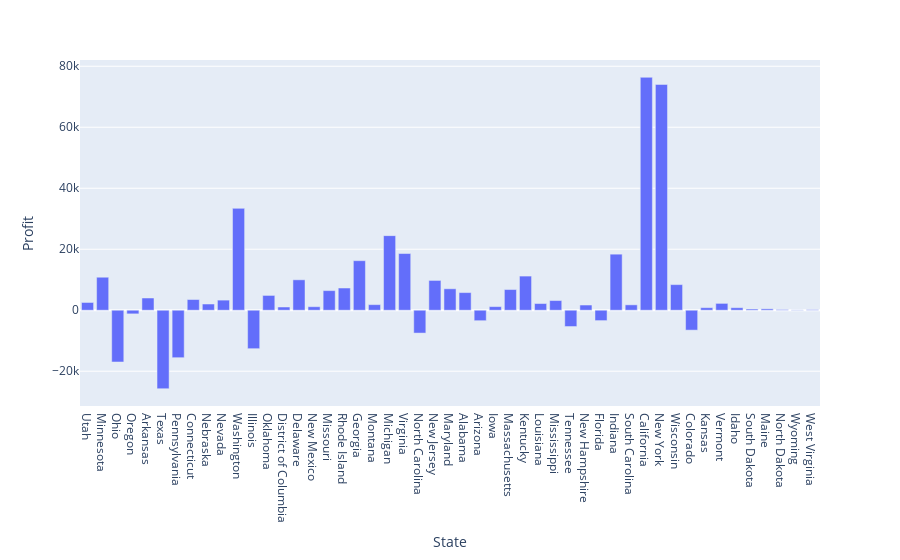

Source (notebook cell):
### Code cell
state_profit = data.groupby(['State'])['Profit'].sum().reset_index()
state_profit.plot.bar('State', 'Profit')

### Figure 1 — Plotly figure (JSON) as saved in the notebook; plotly's stock layout.template omitted (floating-point values rounded to 4 significant figures)
{"data": [{"alignmentgroup": "True", "hovertemplate": "State=%{x}<br>Profit=%{y}<extra></extra>", "legendgroup": "", "marker": {"color": "#636efa", "pattern": {"shape": ""}}, "name": "", "offsetgroup": "", "orientation": "v", "showlegend": false, "textposition": "auto", "type": "bar", "x": ["Utah", "Minnesota", "Ohio", "Oregon", "Arkansas", "Texas", "Pennsylvania", "Connecticut", "Nebraska", "Nevada", "Washington", "Illinois", "Oklahoma", "District of Columbia", "Delaware", "New Mexico", "Missouri", "Rhode Island", "Georgia", "Montana", "Michigan", "Virginia", "North Carolina", "New Jersey", "Maryland", "Alabama", "Arizona", "Iowa", "Massachusetts", "Kentucky", "Louisiana", "Mississippi", "Tennessee", "New Hampshire", "Florida", "Indiana", "South Carolina", "California", "New York", "Wisconsin", "Colorado", "Kansas", "Vermont", "Idaho", "South Dakota", "Maine", "North Dakota", "Wyoming", "West Virginia"], "xaxis": "x", "y": [2547.0, 10820.0, -16970.0, -1190.0, 4009.0, -25730.0, -15560.0, 3511.0, 2037.0, 3317.0, 33400.0, -12610.0, 4854.0, 1060.0, 9977.0, 1157.0, 6436.0, 7286.0, 16250.0, 1833.0, 24460.0, 18600.0, -7491.0, 9773.0, 7031.0, 5787.0, -3428.0, 1184.0, 6786.0, 11200.0, 2196.0, 3173.0, -5342.0, 1707.0, -3399.0, 18380.0, 1769.0, 76380.0, 74040.0, 8402.0, -6528.0, 836.4, 2245.0, 826.7, 394.8, 454.5, 230.1, 100.2, 185.9], "yaxis": "y"}], "layout": {"autosize": true, "barmode": "relative", "legend": {"tracegroupgap": 0}, "margin": {"t": 60}, "xaxis": {"anchor": "y", "autorange": false, "domain": [0, 1], "range": [-0.5, 48.5], "title": {"text": "State"}, "type": "category"}, "yaxis": {"anchor": "x", "autorange": true, "domain": [0, 1], "range": [-31400.0, 82050.0], "title": {"text": "Profit"}, "type": "linear"}}}
